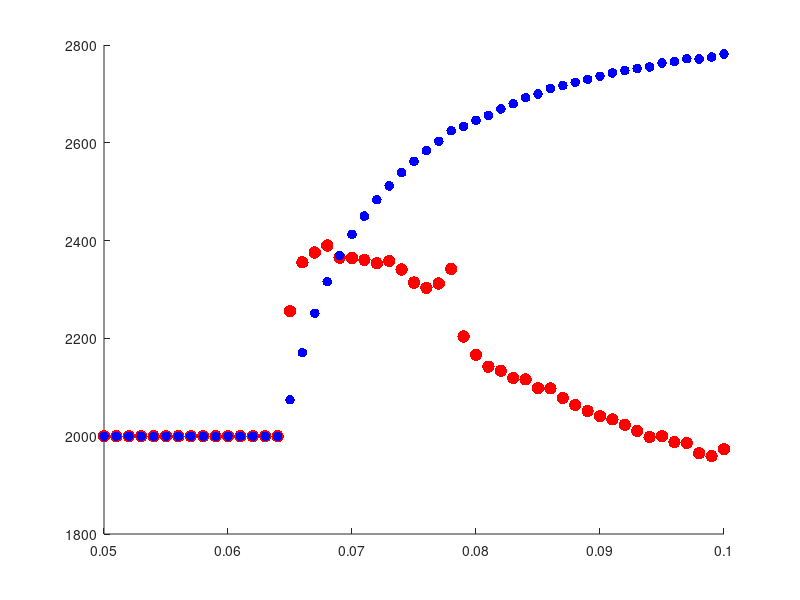

Source code (MATLAB): (Note: this script raises an error after producing the figure.)
%Script used to generate Figure 7(b) based on file average_max_uv.csv

% Load the data from average_max_uv.csv
data = load('average_max_uv.csv'); 

chi_u_values = data(:, 1);  % First column: Sensitivity of Environmental Motion
avg_u = data(:, 2);         % Second column: Spatial Max Density of L-type Individuals
avg_v = data(:, 3);         % Third column: Spatial Max Density of H-type Individuals

% Plot for max u and v (Figure 7(b))
figure;
hold on;
dotSize = 80;
scatter(chi_u_values, avg_u, dotSize, 'r', 'filled', 'DisplayName', 'Maximal L-type $u$');
dotSize = 50;
scatter(chi_u_values, avg_v, dotSize, 'b', 'filled', 'DisplayName', 'Maximal H-type $v$');
h_line_populations = yline(2000, '--k', 'LineWidth', 3, 'DisplayName', 'Uniform $u$ \& $v$');
h_line_critical = xline(0.0646, '--b','Color', [0.5 0.5 0.5], 'LineWidth', 3, 'DisplayName', 'Critical $\chi_u^*$');
ylim([1900, 3400]);
xlabel('Sensitivity of Environmental Motion $\chi_u$', 'Interpreter', 'latex', 'FontSize', 23, 'fontname', 'arial');
ylabel('Spatial Max Density of Individuals', 'Interpreter', 'latex', 'FontSize', 23, 'fontname', 'arial');
legend('show', 'Location', 'best', 'Interpreter', 'latex', 'FontSize', 17, 'fontname', 'arial');
set(gca, 'FontSize', 16);
ax = gca;
ax.XLabel.FontSize = 23;
ax.YLabel.FontSize = 23;
grid on;